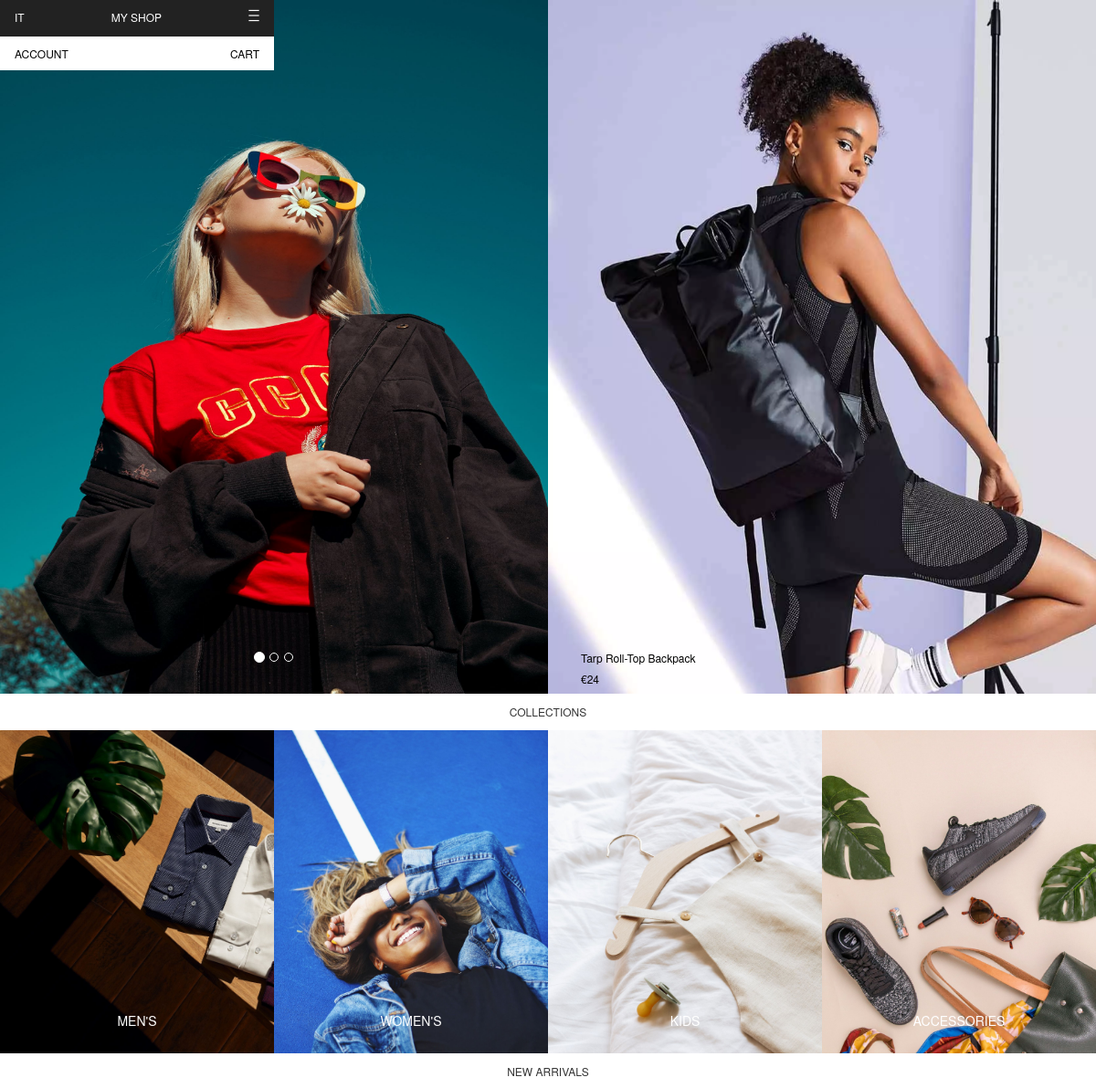
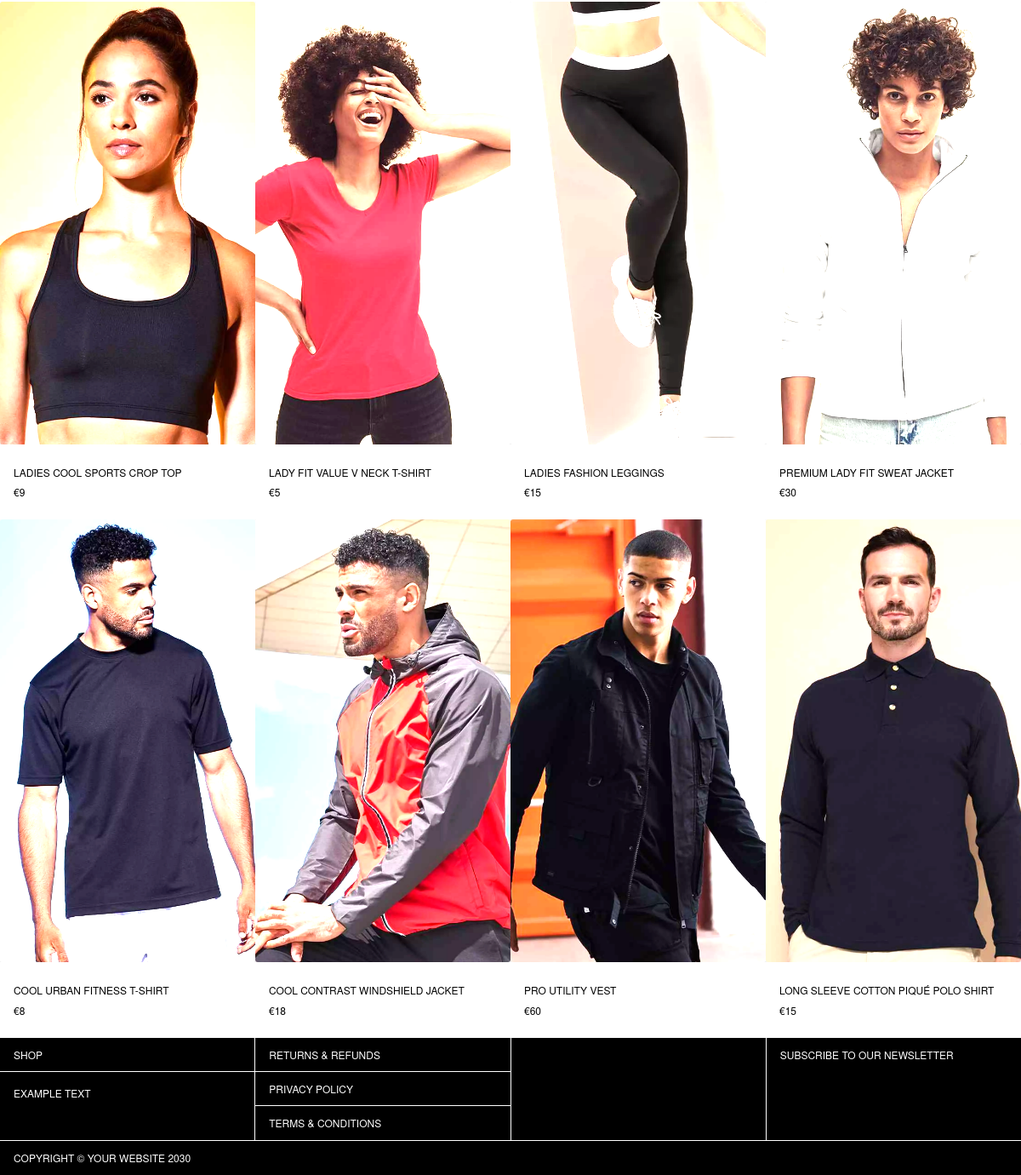
The page /public/index.php on the database its author committed (2 pictures, top to bottom).
### tables this page shows
CREATE TABLE `products` (
  `product_id` int(11) NOT NULL,
  `product_title` varchar(255) NOT NULL,
  `product_category_id` int(11) NOT NULL,
  `product_price` float NOT NULL,
  `product_stock` int(11) NOT NULL,
  `product_description` text NOT NULL,
  `product_short_desc` text NOT NULL,
  `product_image` varchar(255) NOT NULL,
  `product_image_2` varchar(255) NOT NULL,
  `product_image_3` varchar(255) NOT NULL,
  `product_image_4` varchar(255) NOT NULL,
  `product_tag` varchar(255) NOT NULL
);

CREATE TABLE `categories` (
  `cat_id` int(11) NOT NULL,
  `cat_title` varchar(255) NOT NULL,
  `cat_image` varchar(255) NOT NULL
);

### resources/functions.php (the view, shortened to what this page needs)
<?php
$upload_dir = "uploads";
function query($sql)
{
    global $connection;
    return mysqli_query($connection, $sql);
}
function fetch_array($result)
{
    return mysqli_fetch_array($result);
}
function get_products($limit)
{
    $query = query(" SELECT * FROM products LIMIT $limit");
    while ($row = fetch_array($query)) {
        $product_image = display_product_image($row["product_image"]);
        $product_image2 = display_product_image($row["product_image_2"]);
        $product = <<<DELIMETER
<div class="product-tile">
    <a class="image-container" href="item.php?id={$row["product_id"]}">
        <div class="image-flip">
            <div class="front-image">
                <img class="img-tile" src="../resources/{$product_image}" alt="">
            </div>
            <div class="back-image">
                <img class="img-tile" src="../resources/{$product_image2}" alt="">
            </div>
        </div>
    </a>
    <div class="product-info">
        <div>
            <h4><a href="item.php?id={$row["product_id"]}">{$row["product_title"]}</a></h4>
            <h4 class="">&#8364;{$row["product_price"]}</h4>
        </div>
    </div>
</div>
DELIMETER;
        echo $product;
    }
}
function get_product_by_tag()
{
    $query = query(" SELECT * FROM products WHERE product_tag = 'featured' ");
    while ($row = fetch_array($query)) {
        $product_image = display_product_image($row["product_image"]);
        $product = <<<DELIMETER
<div>
    <a href="item.php?id={$row["product_id"]}"><img class="slide-image" src="../resources/{$product_image}" alt=""></a>
    <div class="featured-text">
        <h4>
            <a href="item.php?id={$row["product_id"]}">{$row["product_title"]}</a>
        </h4>
        <h4 class="">
            <a href="item.php?id={$row["product_id"]}">&#8364;{$row["product_price"]}</a>
        </h4>
    </div>
</div>
DELIMETER;
        echo $product;
    }
}
function get_categories()
{
    $query = query("SELECT * FROM categories");
    while ($row = fetch_array($query)) {
        $cat_image = display_product_image($row["cat_image"]);
        $category = <<<DELIMETER
    <a href="category.php?id={$row["cat_id"]}" class="">
        <div class="cat-image" style="background:url('../resources/{$cat_image}');background-size:cover;">
        <p class="cat-title">{$row["cat_title"]}</p>
        </div>
    </a>
DELIMETER;
        echo $category;
    }
}
function display_product_image($image)
{
    global $upload_dir;
    return $upload_dir . DS . $image;
}
?>

### resources/templates/front/header.php (shortened to what this page needs)
<!DOCTYPE html>
<html lang="en">
<head>
    <link href="css/bootstrap.min.css" rel="stylesheet">
    <link href="css/shop-homepage.css" rel="stylesheet">
    <link href="css/styles.css" rel="stylesheet">
    <link href="font-awesome/css/font-awesome.min.css" rel="stylesheet" type="text/css">
</head>
<body>
<nav class="navbar-inverse navbar-fixed-top" role="navigation">
        <?php include(TEMPLATE_FRONT . DS . "top_nav.php") ?>
</nav>

### resources/templates/front/top_nav.php (shortened to what this page needs)
<div class="top-level-menu">
    <div class="">
        <a class="" href="index.php">IT</a>
    </div>
    <div class="">
        <a class="" href="index.php">My Shop</a>
    </div>
    <div class="collapse navbar-collapse justify-content-between" id="navbarNavDropdown">
        <a class="nav-link dropdown-toggle" href="#" id="navbarDropdownMenuLink" data-toggle="dropdown" aria-haspopup="true" aria-expanded="false">
        <div class="hamburger-icon">
        </div>
        </a>
    </div>
</div>
<?php
    if(isset($_SESSION['user_id'])){
        $loggedInMenu = <<<DELIMETER
        <div class="lower-level-menu">
            <div class="">
                <a class="" href="admin">Account</a>
            </div>
            <div class="">
                <a class="" href="checkout.php">Cart</a>
            </div>
        </div>
        DELIMETER;
        echo $loggedInMenu;
    } else {
        $login_user = login_user();
        $register_user = register_user();
        $loggedOutMenu = <<<DELIMETER
        <div class="lower-level-menu">
            <div class="">
                <a class="showAccount" href="#">Account</a>
            </div>
            <div class="">
                <a class="" href="checkout.php">Cart</a>
            </div>
        </div>
                    {$login_user}
                {$register_user}
        DELIMETER;
        echo $loggedOutMenu;
    }
?>

### public/index.php (shortened to what this page needs)
<?php include(TEMPLATE_FRONT . DS . "header.php") ?>
    <div class="container-fluid">
        <div class="row banner">
            <div class="col-md-6">
                <div class="row carousel-holder">
                    <?php include(TEMPLATE_FRONT . DS . "slider.php") ?>
                </div>
            </div>
            <div class="col-md-6 fluid">
                <?php get_product_by_tag(); ?>
            </div>
        </div>
        <div class="row">
        <?php include(TEMPLATE_FRONT . DS . "side_nav.php") ?>
        </div>
        <div class="row">
            <div class="section-header">
                <h3>New Arrivals</h3>
            </div>
            <div class="productGrid">
                <?php get_products(8); ?>
            </div>
        </div>
    </div>
    <?php include(TEMPLATE_FRONT . DS . "footer.php") ?>

### resources/templates/front/slider.php (shortened to what this page needs)
<div class="col-md-12 fluid">
    <div id="carousel-example-generic" class="carousel slide" data-ride="carousel">
        <ol class="carousel-indicators">
            <li data-target="#carousel-example-generic" data-slide-to="0" class="active"></li>
            <li data-target="#carousel-example-generic" data-slide-to="1"></li>
            <li data-target="#carousel-example-generic" data-slide-to="2"></li>
        </ol>
        <div class="carousel-inner">
            <div class="item active">
                <img class="slide-image" src="../resources/uploads/model1.jpg" alt="">
            </div>
        </div>
    </div>
</div>

### resources/templates/front/side_nav.php
<div class="col-12">
    <div class="section-header">
        <h3>Collections</h3>
    </div>
    <div class="list-group">
        <?php get_categories(); ?>
    </div>
</div>

### resources/templates/front/footer.php (shortened to what this page needs)
    <footer>
        <div class="footer">
            <div class="footer-column">
                <p class="footer-heading">Shop</p>
                <div class="footer-text">
                    <p>Example Text</p>
                </div>
            </div>
            <div class="footer-column">
                <ul class="footer-link">
                    <li>
                        <a href="">Returns & Refunds</a>
                    </li>
                    <li>
                        <a href="">Privacy Policy</a>
                    </li>
                    <li>
                        <a href="">Terms & Conditions</a>
                    </li>
                </ul>
            </div>
            <div class="footer-column">
            </div>
            <div class="footer-column">
                <ul class="footer-newsletter">
                    <li>
                        <a href="">Subscribe to our newsletter</a>
                    </li>
                </ul>
            </div>
        </div>
        <div class="footer-bottom">
            <p>Copyright &copy; Your Website 2030</p>
        </div>
    </footer>
</body>
</html>

### public/css/shop-homepage.css (style rules this page uses)
.slide-image { width: 100%; }
.carousel-control, .item { border-radius: 4px; }

### public/css/styles.css (style rules this page uses)
.slide-image { height:95vh!important; }
.fluid { margin:0!important; padding: 0!important; }
.featured-text { position: absolute; bottom: 0px; left:6%; }
.featured-text h4 { font-size: 12px; }
.featured-text h4 a { text-decoration:none; color:black; }
.section-header { padding:16px; text-transform: uppercase; text-align: center; height: 5vh; display: flex; justify-content: center; align-items: center; }
.section-header h3 { font-size:12px; text-transform: uppercase; margin:0; }
nav { width:25%; font-size: 12px; text-align: center; }
nav .top-level-menu { display: flex; justify-content: space-between; height: 40px; }
nav .top-level-menu a { color:#fff; text-transform: uppercase; }
nav .lower-level-menu a { color:#000; text-transform: uppercase; }
nav .lower-level-menu { display: flex; justify-content: space-between; background-color:#fff; }
nav .top-level-menu, nav .lower-level-menu, nav .dropdown-menu { padding:10px 16px; }
.list-group { display: grid; grid-template-columns: repeat(4,[col-start] 1fr); margin-bottom:0; }
.cat-image { padding-bottom: 118%; position: relative; width: 100%; background-position: top; background-repeat: no-repeat; background-size: cover; height: 100%; }
.cat-title { color:#fff; padding: 0 16px; bottom: 16px; position: absolute; text-transform: uppercase; width: 100%; text-align: center; }
.productGrid { display:grid; grid-template-columns: repeat(4,[col-start] 1fr); }
.product-tile { display:flex; flex-direction: column; }
.product-tile a { overflow: hidden; }
.img-tile { float: left; width: 100%; height: 550px; object-fit: cover; transform-origin: 50% 65%; transition: transform 8s, filter 3s ease-in-out; filter: brightness(150%); }
.image-flip { perspective: 150rem; height:52rem; }
.image-flip div { height: 52rem; transition: all .8s ease; position: absolute; top: 0; left: 0; width: 100%; -webkit-backface-visibility: hidden; backface-visibility: hidden; border-radius: 3px; overflow: hidden; box-shadow: 0 1.5rem 4rem rgba(0, 0, 0, 0.15); }
.back-image { transform: rotateY(180deg); }
.product-info { padding:16px; display: flex; justify-content: space-between; text-transform: uppercase; }
.product-info h4 { font-size: 12px; color:#000; }
.product-info a { text-decoration: none; color:#000; }
.footer-column { background-color: #000; }
.footer { display: grid; grid-template-columns: repeat(4, 1fr); column-gap: 1px; color:#fff; text-transform: uppercase; font-size:12px; }
.footer .footer-link { padding-left:0; margin-bottom:0; }
.footer .footer-link li { padding: 0 16px; border-bottom:1px solid #fff; list-style: none; height:40px; display: flex; align-items: center; }
.footer .footer-link li:last-child { border-bottom: none; }
.footer .footer-link li a { color:#fff; font-size:12px; }
.footer .footer-heading { border-bottom:1px solid #fff; padding-left:16px; height: 40px; display: flex; align-items: center; margin:0; }
.footer .footer-text { padding:16px; height:80px; }
.footer .footer-text p { margin:0; font-size:12px; }
.footer .footer-newsletter { padding-left:16px; }
.footer .footer-newsletter li { list-style: none; }
.footer .footer-newsletter a { color:#fff; height: 40px; display: flex; align-items: center; font-size:12px; }
.footer-bottom { background-color: #000; align-items: center; display: flex; height: 40px; justify-content: space-between; margin-top: 1px; padding: 0 16px; }
.footer-bottom p { color:#fff; text-transform: uppercase; margin:0; font-size:12px; }

### rows shown on the page
products: product_image (picture), product_title "Tarp Roll-Top Backpack", product_price "24"
categories: cat_image (picture), cat_title "MEN'S"
categories: cat_image (picture), cat_title "WOMEN'S"
categories: cat_image (picture), cat_title "KIDS"
categories: cat_image (picture), cat_title "ACCESSORIES"
products: product_image (picture), product_title "LADIES COOL SPORTS CROP TOP", product_price "9"
products: product_image (picture), product_title "LADY FIT VALUE V NECK T-SHIRT", product_price "5"
products: product_image (picture), product_title "LADIES FASHION LEGGINGS", product_price "15"
products: product_image (picture), product_title "PREMIUM LADY FIT SWEAT JACKET", product_price "30"
products: product_image (picture), product_title "COOL URBAN FITNESS T-SHIRT", product_price "8"
products: product_image (picture), product_title "COOL CONTRAST WINDSHIELD JACKET", product_price "18"
products: product_image (picture), product_title "PRO UTILITY VEST", product_price "60"
products: product_image (picture), product_title "LONG SLEEVE COTTON PIQUÉ POLO SHIRT", product_price "15"
